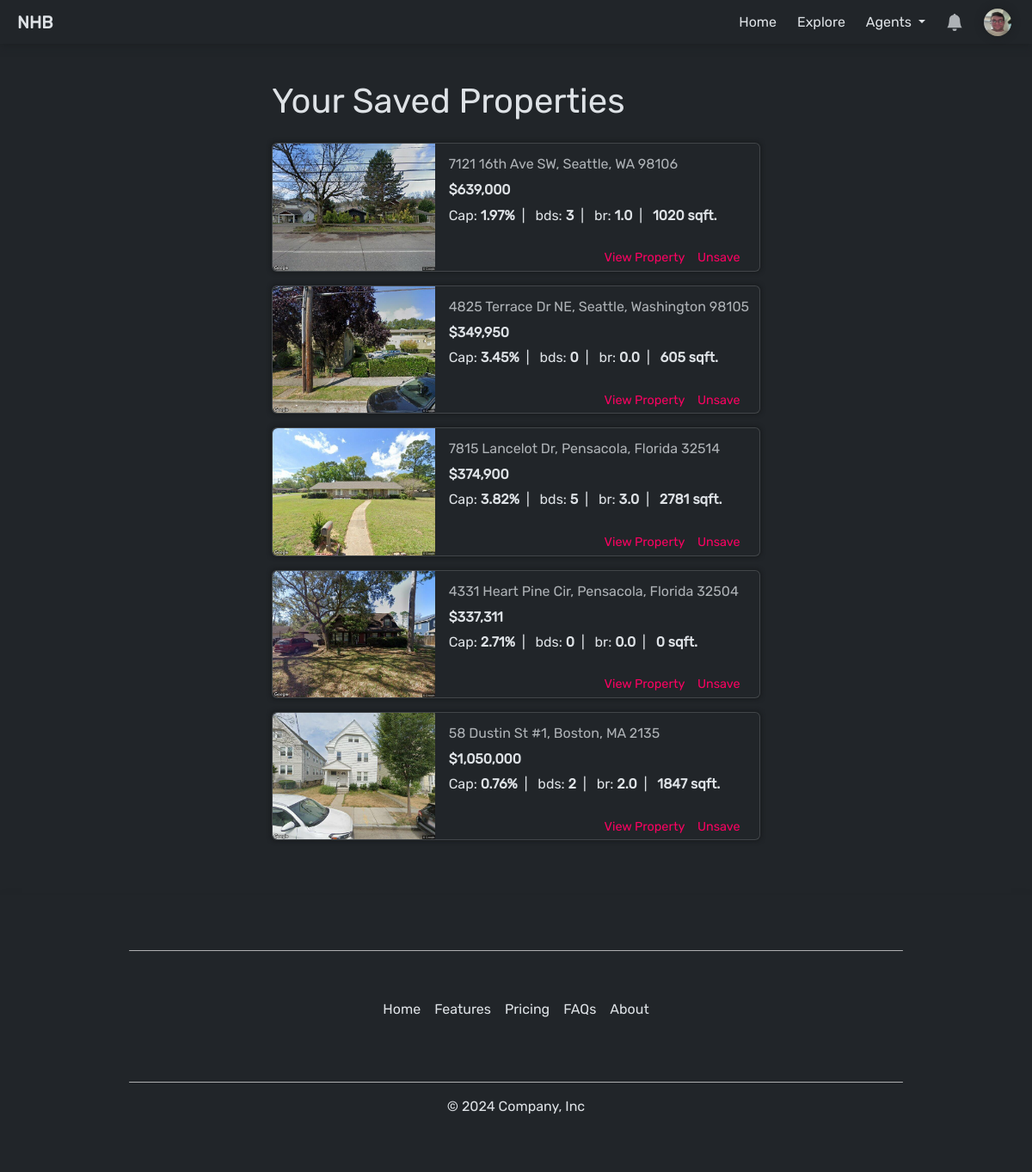
Page /profile/saved/ (signed in) on the committed database.
### account/models.py (models this page shows, shortened)
class CustomUser(AbstractUser):
    USER_TYPE_CHOICES = (
        ('buyer', 'Buyer'),
        ('agent', 'Agent'),
    )
    user_type = models.CharField(max_length=20, choices=USER_TYPE_CHOICES, default=USER_TYPE_CHOICES[0])
    @property
    def profile(self):
        return self.profile_set.first()
    objects = BaseUserManager()

### profiles/models.py (models this page shows, shortened)
class Profile(models.Model):
    user = models.ForeignKey(User, on_delete=models.CASCADE)
    theme = models.CharField(choices=[('light','light'), ('dark','dark')], max_length=100, default='dark')
    goal = models.CharField(max_length=1000, default='Searching for Investment Property')
    phone_number = models.CharField(max_length=10, blank=True, null=True)
    location = models.CharField(max_length=100, blank=True, null=True)
    profile_picture = models.ImageField(upload_to='profile_pictures', blank=True, null=True)
    @property
    def unread_notification_count(self):
        return self.user.notification_set.filter(is_read=False).count()

### property/models.py (models this page shows, shortened)
class SavedProperty(models.Model):
    profile = models.ForeignKey(Profile, on_delete=models.CASCADE)
    property_id = models.CharField(max_length=100)
    address = models.CharField(max_length=250)
    city = models.CharField(max_length=100)
    state = models.CharField(max_length=2)
    zip = models.IntegerField()
    image = models.ImageField(upload_to='property_images/', default='property_images/default/shrek.webp')
    price = models.DecimalField(max_digits=10, decimal_places=2)
    cap_rate = models.DecimalField(max_digits=7, decimal_places=4)
    beds = models.IntegerField()
    baths = models.DecimalField(max_digits=2, decimal_places=1)
    sq_ft = models.IntegerField()
    timestamp = models.DateTimeField(auto_now_add=True)
    archived = models.BooleanField(default=False)
    class Meta:
        constraints = [
            models.UniqueConstraint('profile', 'property_id', name='profile-property_id'),
        ]
    @property
    def endpoint(self):
        return f'/property/detail/state={self.state}&city={self.city}&address={self.address}&zip={self.zip}&id={self.property_id}/'
    @property
    def address_full(self):
        return f'{self.address}, {self.city}, {self.state} {self.zip}'

### profiles/views.py (the view)
# urls.py: path('saved/', views.saved_property_list_view, name='saved_property_list'),
@login_required(login_url='/account/login/')
def saved_property_list_view(request, *args, **kwargs):
    profile = Profile.objects.get(user=request.user)
    saved_properties_qs = SavedProperty.objects.filter(profile=profile).filter(archived=False).order_by('-timestamp')
    return render(request, 'profile/saved-properties.html', { 'profile': profile, 'saved_properties': saved_properties_qs })

### agent/templatetags/is_agent.py (called while the page is built)
@register.filter(name='is_agent')
def is_agent(user: User, group_name='Agent'):
    return user.groups.filter(name=group_name).exists()

### property/templatetags/currency.py (called while the page is built)
@register.filter(name='currency')
def currency(value: str, decimal: int)-> str:
    if type(value) == str:
        if value == '':
            value = 0
        else:
            value = float(value)
    return f'${value:,.{decimal}f}'

### property/templatetags/percentage.py (called while the page is built)
@register.filter(name='percentage')
def percentage(value: float)-> str:
    return f'{value*100:.2f}%'

### templates/profile/saved-properties.html
{% extends "base.html" %}
{% block content %}
<div class="container col-12 col-md-8 col-lg-6 py-5 px-3">
    <h1 class="mb-4">Your Saved Properties</h1>
    <div id="saved-property-container">
    {% if not saved_properties %}
        <p>No saved properties.</p>
    {% else %}
    {% for property in saved_properties %}
        {% include "profile/partials/saved-property-card.html" %}
    {% endfor %}
    {% endif %}
    </div>
</div>
{% endblock content %}

### templates/components/nav.html (shortened to what this page needs)
{% load static %}
{% load is_agent %}
<nav
id="navbar"
class="navbar navbar-expand-lg w-100 py-1"
>
    <div class="container-fluid m-0">
        <div class="collapse navbar-collapse justify-content-between" id="navbarSupportedContent">
            <a id='brand' class="navbar-brand px-2" href="/">NHB</a>
            <ul class="navbar-nav mb-2 mb-lg-0">
                {% if request.get_full_path != '/' %}
                    <li class="nav-item me-2">
                        <a class="nav-link {% if request.get_full_path == '/' %}active{% endif %}" aria-current="page" href="/">
                            Home
                        </a>
                    </li>
                {% endif %}
                <li class="nav-item me-2">
                    <a class="nav-link {% if '/explore/' in request.get_full_path %}active{% endif %}" href="/explore/">
                        Explore
                    </a>
                </li>
                {% if not request.user|is_agent %}
                <li class="nav-item me-2 dropdown">
                    <a class="nav-link dropdown-toggle {% if '/agent/' in request.get_full_path %}active{% endif %}" href="#" role="button" data-bs-toggle="dropdown" aria-expanded="false">
                        Agents
                    </a>
                </li>
                {% else %}
                <li class="nav-item me-2">
                    <a class="nav-link {% if '/agent/' in request.get_full_path %}active{% endif %}" href="/agent/dashboard/">
                        Dashboard
                    </a>
                </li>
                {% endif %}
                {% if not user.is_authenticated %}
                    <li class="nav-item">
                        <a class="nav-link" href="/account/register/">Login / Signup</a>
                    </li>
                    {% else %}
                    <li class="nav-item dropdown h-100 align-items-start me-2 " >
                        <a
                        id="notification-dropdown-tg"
                        class="nav-link dropdown-toggle d-flex align-items-center position-relative"
                        href="#"
                        role="button"
                        data-bs-toggle="offcanvas" data-bs-target="#notificationsDrawer" aria-controls="notificationsDrawer"
                        onclick="clearNotificationSpan()"
                        >
                            <svg id="notification-icon" xmlns="http://www.w3.org/2000/svg" width="20" height="20" fill="white" class="bi bi-bell-fill" viewBox="0 0 16 16">
                                <path d="M8 16a2 2 0 0 0 2-2H6a2 2 0 0 0 2 2m.995-14.901a1 1 0 1 0-1.99 0A5 5 0 0 0 3 6c0 1.098-.5 6-2 7h14c-1.5-1-2-5.902-2-7 0-2.42-1.72-4.44-4.005-4.901"/>
                            </svg>
                        </a>
                    </li>
                    <li class="nav-item dropdown">
                        <a id="profile-dropdown-tg" class="nav-link dropdown-toggle d-flex align-items-center" href="#" role="button" data-bs-toggle="dropdown" aria-expanded="false">
                            <div id="profile-badge-container">
                            {% if not user.profile.profile_picture %}
                                {% include "icons/profile-icon.html" %}
                            {% else %}
                                <img src="{{ user.profile.profile_picture.url }}" class="profile-badge me-1" alt="profile picture">
                            {% endif %}
                            </div>
                        </a>
                    </li>
                {% endif %}
            </ul>
        </div>
    </div>
</nav>

### templates/profile/partials/saved-property-card.html (shortened to what this page needs)
{% load static %}
{% load currency %}
{% load percentage %}
{% load comma %}
<div id="property-card-{{property.property_id}}" class="card mb-3 w-auto" style="box-shadow: 0 0 4px 2px var(--bs-dark-bg-subtle);">
    <div class="row g-0">
        <div class="col-4 col-md-4">
            <img src="{{property.image.url}}" class="img-fluid rounded-start h-100 card-image" alt="...">
        </div>
        <div class="col-8 col-md-8">
            <div class="card-body h-100  align-items-center py-1 ps-3 pe-2">
                <div class="property-card-details h-75 pt-2">
                    <p class="text-muted mb-2">{{ property.address_full }}</p>
                    <h6 style="font-weight:600;">{{ property.price|currency:0 }}</h6>
                    <p class="mb-2" style="font-size:1rem;">
                        Cap: <strong >{{ property.cap_rate|percentage }}</strong>&ensp;|&ensp;
                        bds: <strong>{{ property.beds }}</strong>&ensp;|&ensp;
                        br: <strong>{{ property.baths }}</strong>&ensp;|&ensp;
                        <strong>{{ property.sq_ft }} sqft.</strong>
                    </p>
                </div>
                <div id="card-button-container" class="d-flex pb-2 h-25">
                    <a style="color:var(--love);" href="{{property.endpoint}}">View Property</a>
                    {% if user == request.user %}
                        <a
                        style="color:var(--love);"
                        hx-post="{% url 'toggle_property_saved' %}"
                        hx-target="#property-card-{{property.property_id}}"
                        hx-vals='{ "view": "profile", "property": { "propertyId": "{{ property.property_id }}" }}'
                        hx-swap="outerHTML"
                        >Unsave</a>
                    {% endif %}
                </div>
            </div>
        </div>
    </div>
</div>

### static/css/styles.css (style rules this page uses)
:root { --love: #fa0261; --hidden: #34d3eb; --gray-bg: rgb(223, 223, 223); --gray-color: gray; --success: #04c904; }
body { font-family: Rubik,Arial,sans-serif!important; }

### templates/profile/partials/saved-property-card.html (style rules this page uses)
#card-button-container { display: flex; justify-content: flex-end; align-items: flex-end; }
#card-button-container a { color: var(--bs-secondary-color); font-size: .9rem; cursor: pointer; margin-right: .9rem; text-decoration: none; }

### rows in the picture
CustomUser: profile.profile_picture (picture)
SavedProperty: image (picture), address_full "7121 16th Ave SW, Seattle, WA 98106", price "$639,000", cap_rate|percentage "1.97%", beds "3", baths "1.0", sq_ft "1020"
SavedProperty: image (picture), address_full "4825 Terrace Dr NE, Seattle, Washington 98105", price "$349,950", cap_rate|percentage "3.45%", beds "0", baths "0.0", sq_ft "605"
SavedProperty: image (picture), address_full "7815 Lancelot Dr, Pensacola, Florida 32514", price "$374,900", cap_rate|percentage "3.82%", beds "5", baths "3.0", sq_ft "2781"
SavedProperty: image (picture), address_full "4331 Heart Pine Cir, Pensacola, Florida 32504", price "$337,311", cap_rate|percentage "2.71%", beds "0", baths "0.0", sq_ft "0"
SavedProperty: image (picture), address_full "58 Dustin St #1, Boston, MA 2135", price "$1,050,000", cap_rate|percentage "0.76%", beds "2", baths "2.0", sq_ft "1847"
